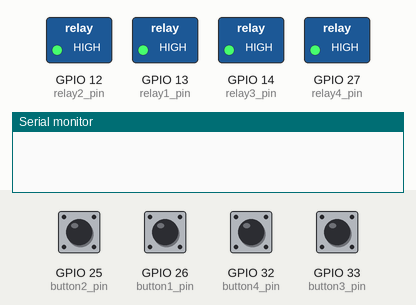
Simulated run of this sketch. Board: ESP32. Parts: switched loads named in the sketch (green lamp = pin HIGH), the last lines printed to the serial monitor. Dashed ring = blinking. The inputs (shaded band) are chosen by the test bench; at power-on: GPIO 25 (button2_pin), GPIO 26 (button1_pin), GPIO 32 (button4_pin), GPIO 33 (button3_pin) HIGH. WiFi joins after 1.5 s; servers stay silent unless stated.

Above: at 3.0 s.
3.1 s: GPIO 26 (button1_pin) pulled LOW for 1 s
At 3.6 s:
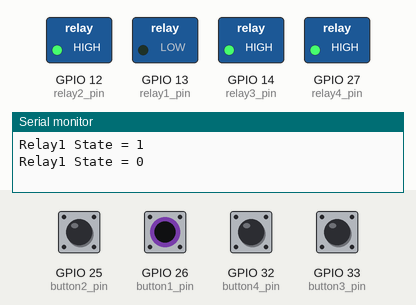
5.6 s: GPIO 25 (button2_pin) pulled LOW for 1 s
At 6.1 s:
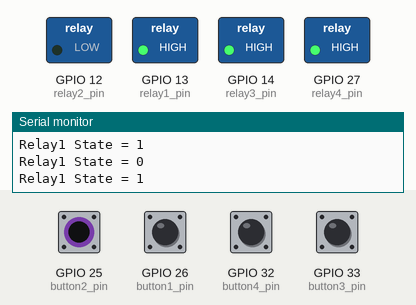
8.1 s: GPIO 32 (button4_pin) pulled LOW for 1 s
At 8.6 s:
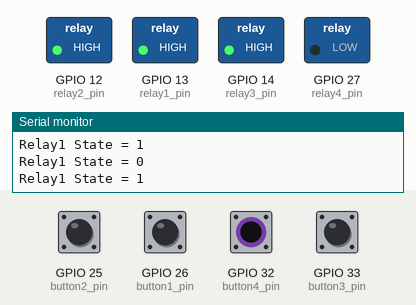
10.6 s: GPIO 33 (button3_pin) pulled LOW for 1 s
At 11.1 s:
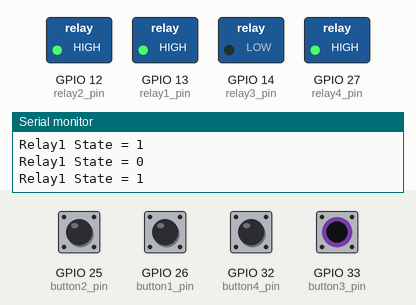
13.1 s: GPIO 33 (button3_pin) pulled LOW for 0.15 s
At 13.7 s:
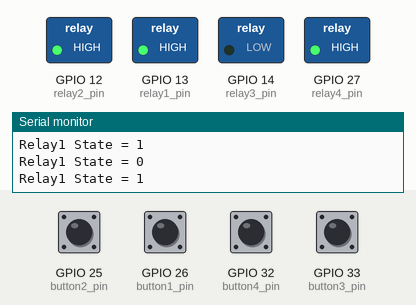
14.8 s: GPIO 25 (button2_pin) pulled LOW for 0.15 s
At 16.2 s:
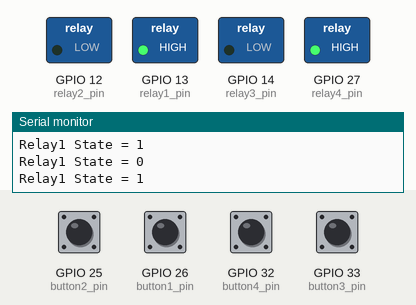
Timing chart, 0 to 17.5 s (numbered marks = the images above; inputs shaded):
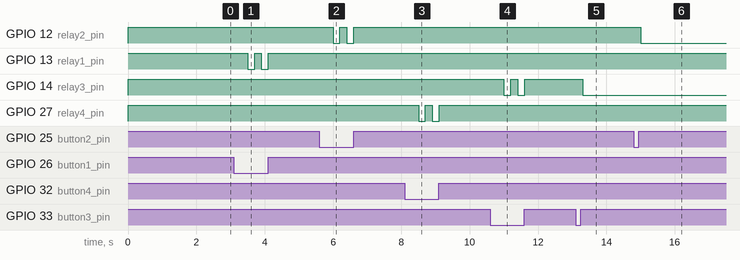

Measured:
- after the input at 3.1 s, GPIO 13 (relay1_pin): alternates HIGH for 0.20 s and LOW for 0.20 s, 4 changes in all, then stays HIGH, starting after 0.40 s
- after the input at 5.6 s, GPIO 12 (relay2_pin): alternates HIGH for 0.20 s and LOW for 0.20 s, 4 changes in all, then stays HIGH, starting after 0.40 s
- after the input at 8.1 s, GPIO 27 (relay4_pin): alternates HIGH for 0.20 s and LOW for 0.20 s, 4 changes in all, then stays HIGH, starting after 0.40 s
- after the input at 10.6 s, GPIO 14 (relay3_pin): alternates HIGH for 0.20 s and LOW for 0.20 s, 4 changes in all, then stays HIGH, starting after 0.40 s
- after the input at 13.1 s, GPIO 14 (relay3_pin): HIGH → LOW after 0.20 s
- after the input at 14.8 s, GPIO 12 (relay2_pin): HIGH → LOW after 0.20 s

The sketch:

sketch.ino
```cpp
#define BLYNK_TEMPLATE_ID "TMPL6FvLM9LN9"
#define BLYNK_TEMPLATE_NAME "Auto Home"
#define BLYNK_AUTH_TOKEN "17IR8JO3CEWjcTcwn_ryxyrVTMLLCGQ5"

#include <WiFi.h>
#include <WiFiClient.h>
#include <BlynkSimpleEsp32.h>

char auth[] = BLYNK_AUTH_TOKEN;
char ssid[] = "Wokwi-GUEST";
char pass[] = "";

BlynkTimer timer;

#define button1_pin 26
#define button2_pin 25
#define button3_pin 33
#define button4_pin 32

#define relay1_pin 13
#define relay2_pin 12
#define relay3_pin 14
#define relay4_pin 27

int relay1_state = 0;
int relay2_state = 0;
int relay3_state = 0;
int relay4_state = 0;

#define button1_vpin V1
#define button2_vpin V2
#define button3_vpin V3
#define button4_vpin V4
#define slider1_vpin V6

BLYNK_CONNECTED() {
  Blynk.syncVirtual(button1_vpin);
  Blynk.syncVirtual(button2_vpin);
  Blynk.syncVirtual(button3_vpin);
  Blynk.syncVirtual(button4_vpin);
  Blynk.syncVirtual(slider1_vpin);
}

BLYNK_WRITE(button1_vpin) {
  relay1_state = param.asInt();
  digitalWrite(relay1_pin, relay1_state);
}

BLYNK_WRITE(button2_vpin) {
  relay2_state = param.asInt();
  digitalWrite(relay2_pin, relay2_state);
}

BLYNK_WRITE(button3_vpin) {
  relay3_state = param.asInt();
  digitalWrite(relay3_pin, relay3_state);
}

BLYNK_WRITE(button4_vpin) {
  relay4_state = param.asInt();
  digitalWrite(relay4_pin, relay4_state);
}

BLYNK_WRITE(slider1_vpin) {
  int brightnessLevel = param.asInt();
  analogWrite(relay1_pin, brightnessLevel);
  Blynk.virtualWrite(slider1_vpin, brightnessLevel);
}


void setup() {
  Serial.begin(115200);

  pinMode(button1_pin, INPUT_PULLUP);
  pinMode(button2_pin, INPUT_PULLUP);
  pinMode(button3_pin, INPUT_PULLUP);
  pinMode(button4_pin, INPUT_PULLUP);

  pinMode(relay1_pin, OUTPUT);
  pinMode(relay2_pin, OUTPUT);
  pinMode(relay3_pin, OUTPUT);
  pinMode(relay4_pin, OUTPUT);

  digitalWrite(relay1_pin, HIGH);
  digitalWrite(relay2_pin, HIGH);
  digitalWrite(relay3_pin, HIGH);
  digitalWrite(relay4_pin, HIGH);

  Blynk.begin(auth, ssid, pass);
}

void loop() {
  Blynk.run();
  timer.run();
  listen_push_buttons();
}

void listen_push_buttons() {
  if (digitalRead(button1_pin) == LOW) {
    delay(200);
    control_relay(1);
    Blynk.virtualWrite(button1_vpin, relay1_state);
  } else if (digitalRead(button2_pin) == LOW) {
    delay(200);
    control_relay(2);
    Blynk.virtualWrite(button2_vpin, relay2_state);
  } else if (digitalRead(button3_pin) == LOW) {
    delay(200);
    control_relay(3);
    Blynk.virtualWrite(button3_vpin, relay3_state);
  } else if (digitalRead(button4_pin) == LOW) {
    delay(200);
    control_relay(4);
    Blynk.virtualWrite(button4_vpin, relay4_state);
  }
}

void control_relay(int relay) {
  if (relay == 1) {
    relay1_state = !relay1_state;
    digitalWrite(relay1_pin, relay1_state);
    Serial.print("Relay1 State = ");
    Serial.println(relay1_state);
  } else if (relay == 2) {
    relay2_state = !relay2_state;
    digitalWrite(relay2_pin, relay2_state);
  } else if (relay == 3) {
    relay3_state = !relay3_state;
    digitalWrite(relay3_pin, relay3_state);
  } else if (relay == 4) {
    relay4_state = !relay4_state;
    digitalWrite(relay4_pin, relay4_state);
  }
}
```
